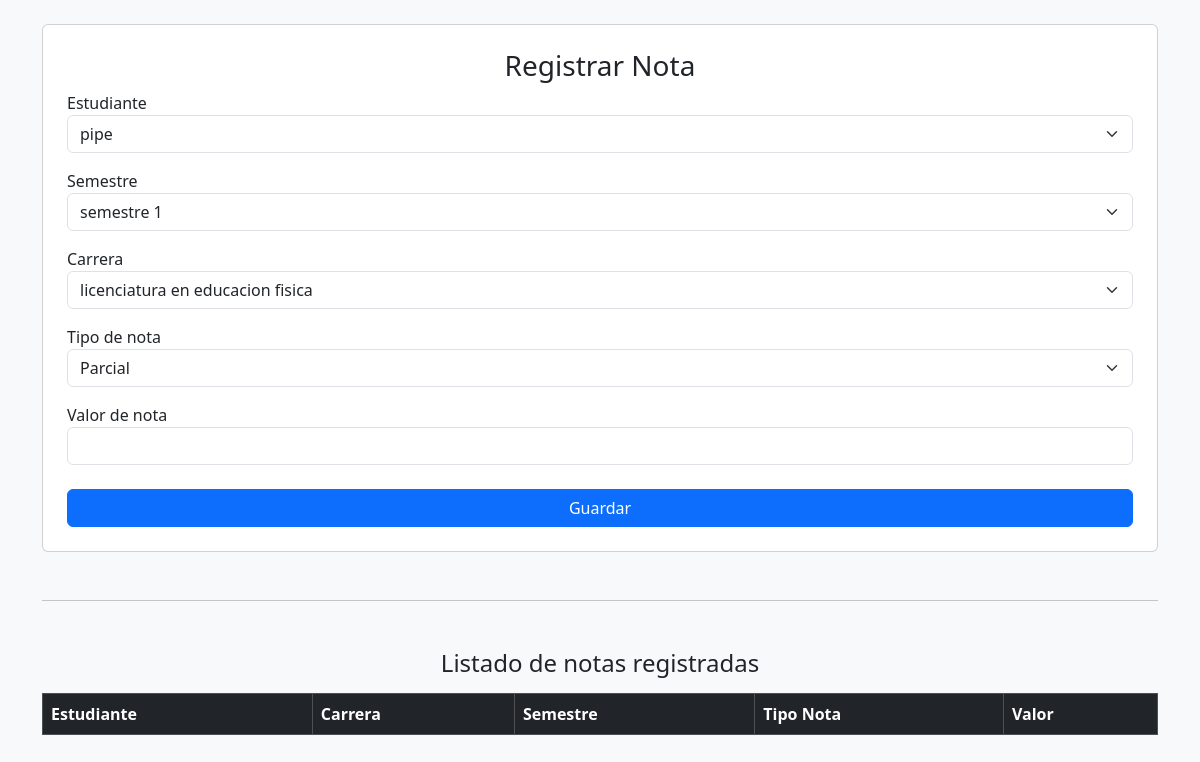
Page /admin/notas.php (signed in) on the earlier database version.
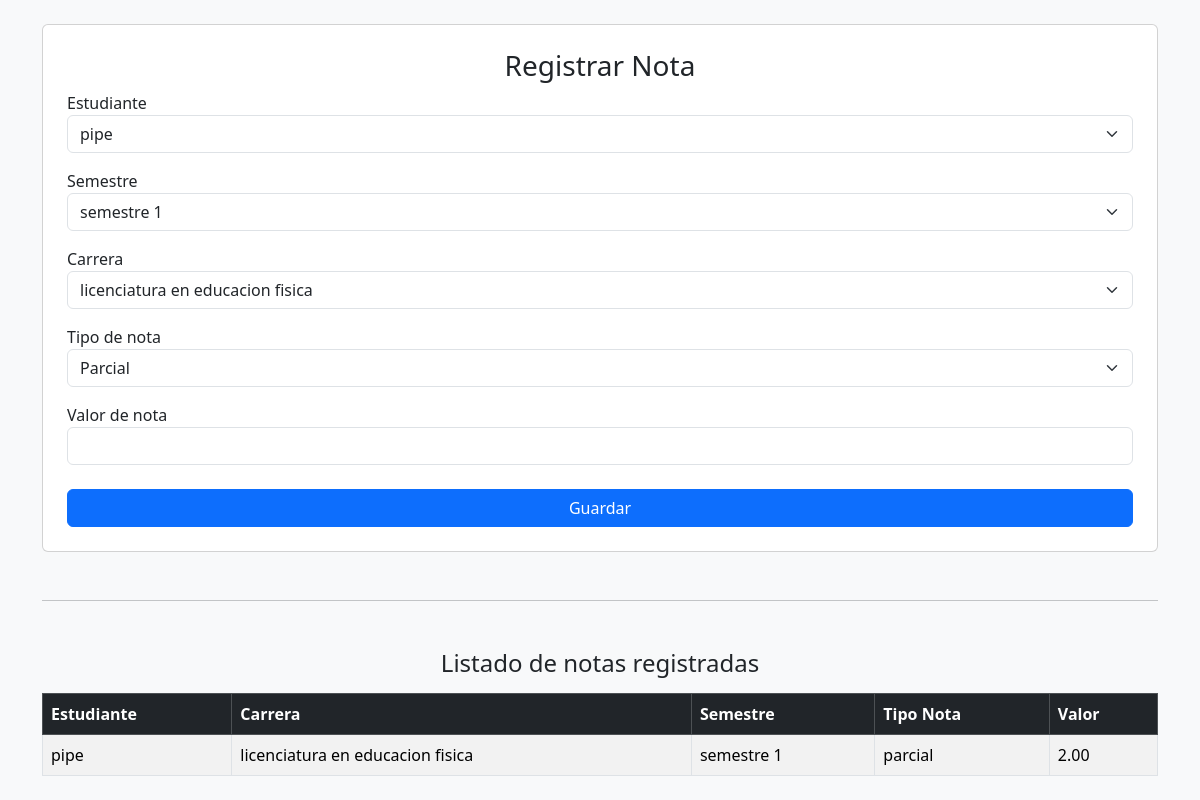
Same page on the later database version.
### tables this page shows
CREATE TABLE `notas` (
  `id_nota` int(11) NOT NULL,
  `tipo_nota` varchar(50) NOT NULL,
  `valor_nota` decimal(5,2) NOT NULL,
  `id_carrera` int(11) NOT NULL,
  `id_semestre` int(11) NOT NULL,
  `fecha_registro` datetime NOT NULL DEFAULT current_timestamp(),
  `id_usuario` int(11) NOT NULL
);

CREATE TABLE `usuario` (
  `id_usuario` int(11) NOT NULL,
  `id_role` int(11) NOT NULL,
  `nombre` varchar(100) NOT NULL,
  `email` varchar(100) NOT NULL,
  `password` varchar(500) NOT NULL
);

CREATE TABLE `carrera` (
  `id_carrera` int(11) NOT NULL,
  `nombre_carrera` varchar(150) NOT NULL,
  `id_semestre` int(11) NOT NULL
);

CREATE TABLE `semestre` (
  `id_semestre` int(11) NOT NULL,
  `nombre_semestre` varchar(50) NOT NULL
);

### admin/notas.php (the view, shortened to what this page needs)
<?php
$db = new Database();
$con = $db->conectar();
$semestres = $con->query("SELECT * FROM semestre")->fetchAll(PDO::FETCH_ASSOC);
$carreras = $con->query("SELECT * FROM carrera")->fetchAll(PDO::FETCH_ASSOC);
$usuarios = $con->query("SELECT * FROM usuario WHERE id_role = 2")->fetchAll(PDO::FETCH_ASSOC);
?>
<!DOCTYPE html>
<html lang="es">
<head>
    <link href="https://cdn.jsdelivr.net/npm/bootstrap@5.3.3/dist/css/bootstrap.min.css" rel="stylesheet">
</head>
<body class="bg-light">
<div class="container mt-4">
    <div class="card p-4">
        <h3 class="text-center">Registrar Nota</h3>
        <form method="POST">
            <label>Estudiante</label>
            <select name="id_usuario" class="form-select" required>
                <?php foreach ($usuarios as $u) { ?>
                    <option value="<?= $u['id_usuario'] ?>"><?= $u['nombre'] ?></option>
                <?php } ?>
            </select>
            <label class="mt-3">Semestre</label>
            <select name="id_semestre" class="form-select" required>
                <?php foreach ($semestres as $s) { ?>
                    <option value="<?= $s['id_semestre'] ?>"><?= $s['nombre_semestre'] ?></option>
                <?php } ?>
            </select>
            <label class="mt-3">Carrera</label>
            <select name="id_carrera" class="form-select" required>
                <?php foreach ($carreras as $c) { ?>
                    <option value="<?= $c['id_carrera'] ?>"><?= $c['nombre_carrera'] ?></option>
                <?php } ?>
            </select>
            <label class="mt-3">Tipo de nota</label>
            <select name="tipo_nota" class="form-select" required>
                <option value="parcial">Parcial</option>
            </select>
            <label class="mt-3">Valor de nota</label>
            <input type="number" step="0.1" name="valor_nota" class="form-control" required>
            <button class="btn btn-primary mt-4 w-100" name="guardar">Guardar</button>
        </form>
    </div>
    <hr class="my-5">
    <h4 class="text-center">Listado de notas registradas</h4>
    <table class="table table-bordered table-striped mt-3">
        <thead class="table-dark">
        <tr>
            <th>Estudiante</th>
            <th>Carrera</th>
            <th>Semestre</th>
            <th>Tipo Nota</th>
            <th>Valor</th>
        </tr>
        </thead>
        <tbody>
        <?php
        $sql_show = $con->query("SELECT n.valor_nota, n.tipo_nota,s.nombre_semestre, c.nombre_carrera, u.nombre AS estudiante
            FROM notas n INNER JOIN usuario u ON n.id_usuario = u.id_usuario
            INNER JOIN carrera c ON n.id_carrera = c.id_carrera INNER JOIN semestre s ON n.id_semestre = s.id_semestre
            ORDER BY n.id_nota DESC");
        foreach ($sql_show->fetchAll(PDO::FETCH_ASSOC) as $fila) { ?>
            <tr>
                <td><?= $fila['estudiante'] ?></td>
                <td><?= $fila['nombre_carrera'] ?></td>
                <td><?= $fila['nombre_semestre'] ?></td>
                <td><?= $fila['tipo_nota'] ?></td>
                <td><?= $fila['valor_nota'] ?></td>
            </tr>
        <?php } ?>
        </tbody>
    </table>
</div>
</body>
</html>

Differences in the rows shown:
added notas: id_usuario.nombre "pipe", id_carrera.nombre_carrera "licenciatura en educacion fisica", id_semestre.nombre_semestre "semestre 1", tipo_nota "parcial", valor_nota "2.00"
